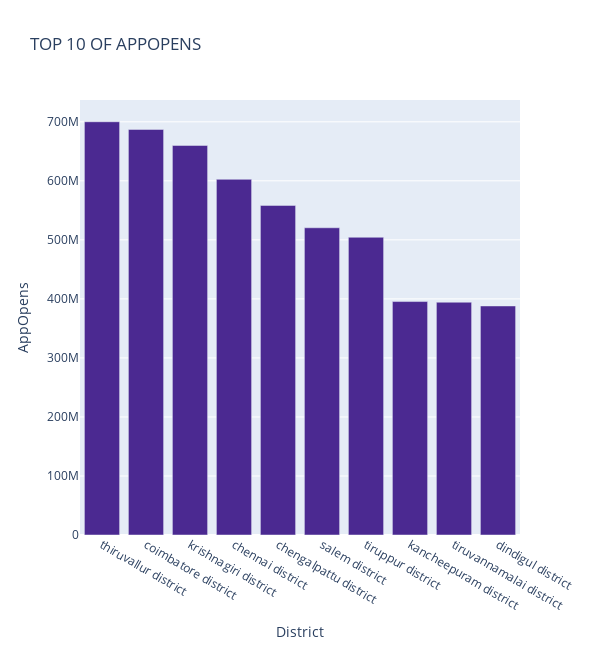
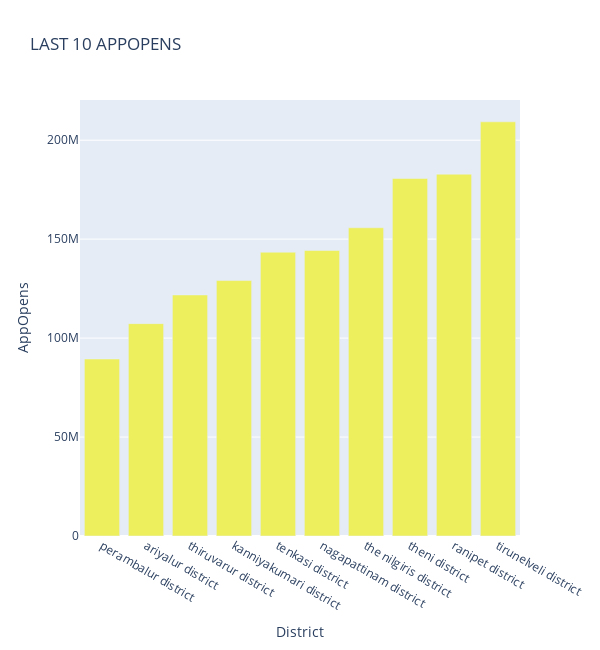
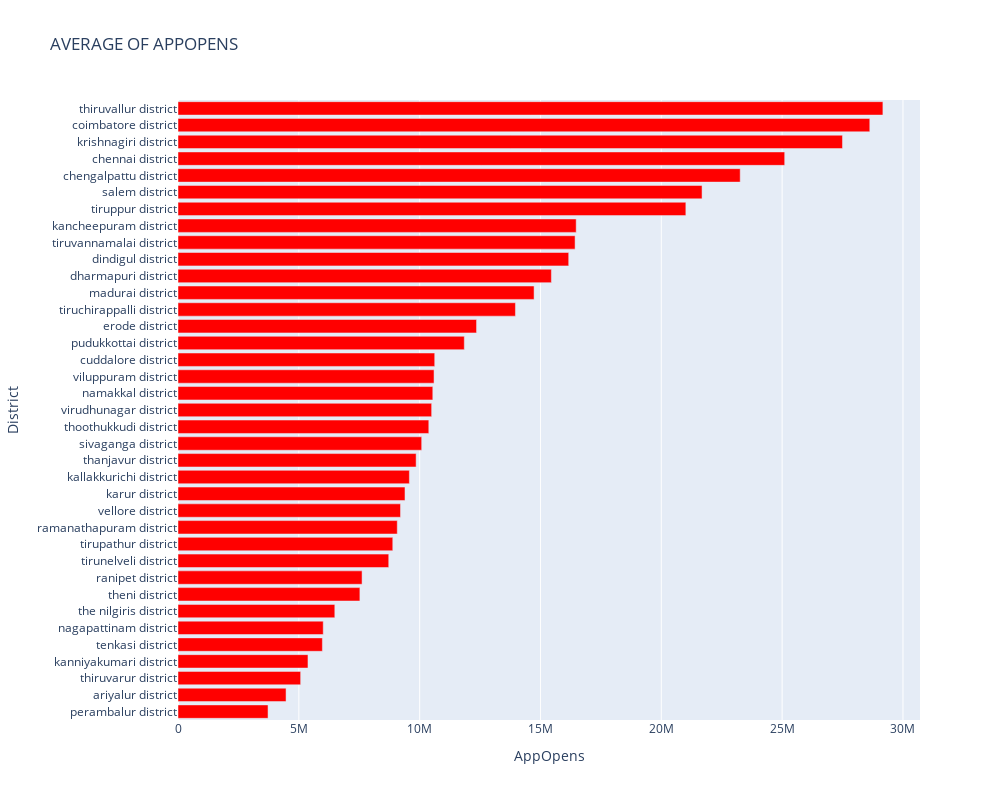

Notebook code for these charts, in order:
### Code cell
top_chart_appopens("map_user", "Tamil Nadu")

### Figure 1 — Plotly figure (JSON) as saved in the notebook; plotly's stock layout.template omitted (floating-point values rounded to 4 significant figures)
{"data": [{"alignmentgroup": "True", "hovertemplate": "<b>%{hovertext}</b><br><br>District=%{x}<br>AppOpens=%{y}<extra></extra>", "hovertext": ["thiruvallur district", "coimbatore district", "krishnagiri district", "chennai district", "chengalpattu district", "salem district", "tiruppur district", "kancheepuram district", "tiruvannamalai district", "dindigul district"], "legendgroup": "", "marker": {"color": "rgb(75, 41, 145)", "pattern": {"shape": ""}}, "name": "", "offsetgroup": "", "orientation": "v", "showlegend": false, "textposition": "auto", "type": "bar", "x": ["thiruvallur district", "coimbatore district", "krishnagiri district", "chennai district", "chengalpattu district", "salem district", "tiruppur district", "kancheepuram district", "tiruvannamalai district", "dindigul district"], "xaxis": "x", "y": [700066871, 687043618, 659926020, 602543450, 558344737, 520469052, 504368309, 395458744, 394353017, 388031555], "yaxis": "y"}], "layout": {"barmode": "relative", "height": 650, "legend": {"tracegroupgap": 0}, "title": {"text": "TOP 10 OF APPOPENS"}, "width": 600, "xaxis": {"anchor": "y", "domain": [0, 1], "title": {"text": "District"}}, "yaxis": {"anchor": "x", "domain": [0, 1], "title": {"text": "AppOpens"}}}}

### Figure 2 — Plotly figure (JSON) as saved in the notebook; plotly's stock layout.template omitted (floating-point values rounded to 4 significant figures)
{"data": [{"alignmentgroup": "True", "hovertemplate": "<b>%{hovertext}</b><br><br>District=%{x}<br>AppOpens=%{y}<extra></extra>", "hovertext": ["perambalur district", "ariyalur district", "thiruvarur district", "kanniyakumari district", "tenkasi district", "nagapattinam district", "the nilgiris district", "theni district", "ranipet district", "tirunelveli district"], "legendgroup": "", "marker": {"color": "rgb(237, 239, 93)", "pattern": {"shape": ""}}, "name": "", "offsetgroup": "", "orientation": "v", "showlegend": false, "textposition": "auto", "type": "bar", "x": ["perambalur district", "ariyalur district", "thiruvarur district", "kanniyakumari district", "tenkasi district", "nagapattinam district", "the nilgiris district", "theni district", "ranipet district", "tirunelveli district"], "xaxis": "x", "y": [89420372, 107306562, 121805585, 129082654, 143404900, 144246716, 155740838, 180646167, 182803149, 209293072], "yaxis": "y"}], "layout": {"barmode": "relative", "height": 650, "legend": {"tracegroupgap": 0}, "title": {"text": "LAST 10 APPOPENS"}, "width": 600, "xaxis": {"anchor": "y", "domain": [0, 1], "title": {"text": "District"}}, "yaxis": {"anchor": "x", "domain": [0, 1], "title": {"text": "AppOpens"}}}}

### Figure 3 — Plotly figure (JSON) as saved in the notebook; plotly's stock layout.template omitted (floating-point values rounded to 4 significant figures)
{"data": [{"alignmentgroup": "True", "hovertemplate": "<b>%{hovertext}</b><br><br>AppOpens=%{x}<br>District=%{y}<extra></extra>", "hovertext": ["perambalur district", "ariyalur district", "thiruvarur district", "kanniyakumari district", "tenkasi district", "nagapattinam district", "the nilgiris district", "theni district", "ranipet district", "tirunelveli district", "tirupathur district", "ramanathapuram district", "vellore district", "karur district", "kallakkurichi district", "thanjavur district", "sivaganga district", "thoothukkudi district", "virudhunagar district", "namakkal district", "viluppuram district", "cuddalore district", "pudukkottai district", "erode district", "tiruchirappalli district", "madurai district", "dharmapuri district", "dindigul district", "tiruvannamalai district", "kancheepuram district", "tiruppur district", "salem district", "chengalpattu district", "chennai district", "krishnagiri district", "coimbatore district", "thiruvallur district"], "legendgroup": "", "marker": {"color": "rgb(255,0,0)", "pattern": {"shape": ""}}, "name": "", "offsetgroup": "", "orientation": "h", "showlegend": false, "textposition": "auto", "type": "bar", "x": [3726000.0, 4471000.0, 5075000.0, 5378000.0, 5975000.0, 6010000.0, 6489000.0, 7527000.0, 7617000.0, 8721000.0, 8888000.0, 9073000.0, 9208000.0, 9393000.0, 9575000.0, 9854000.0, 10080000.0, 10380000.0, 10500000.0, 10540000.0, 10600000.0, 10620000.0, 11850000.0, 12350000.0, 13960000.0, 14730000.0, 15450000.0, 16170000.0, 16430000.0, 16480000.0, 21020000.0, 21690000.0, 23260000.0, 25110000.0, 27500000.0, 28630000.0, 29170000.0], "xaxis": "x", "y": ["perambalur district", "ariyalur district", "thiruvarur district", "kanniyakumari district", "tenkasi district", "nagapattinam district", "the nilgiris district", "theni district", "ranipet district", "tirunelveli district", "tirupathur district", "ramanathapuram district", "vellore district", "karur district", "kallakkurichi district", "thanjavur district", "sivaganga district", "thoothukkudi district", "virudhunagar district", "namakkal district", "viluppuram district", "cuddalore district", "pudukkottai district", "erode district", "tiruchirappalli district", "madurai district", "dharmapuri district", "dindigul district", "tiruvannamalai district", "kancheepuram district", "tiruppur district", "salem district", "chengalpattu district", "chennai district", "krishnagiri district", "coimbatore district", "thiruvallur district"], "yaxis": "y"}], "layout": {"barmode": "relative", "height": 800, "legend": {"tracegroupgap": 0}, "title": {"text": "AVERAGE OF APPOPENS"}, "width": 1000, "xaxis": {"anchor": "y", "domain": [0, 1], "title": {"text": "AppOpens"}}, "yaxis": {"anchor": "x", "domain": [0, 1], "title": {"text": "District"}}}}
